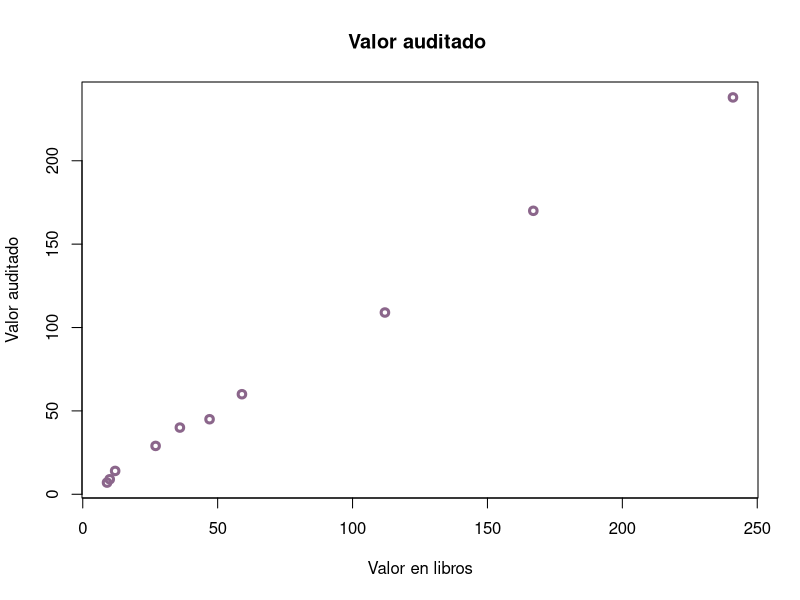
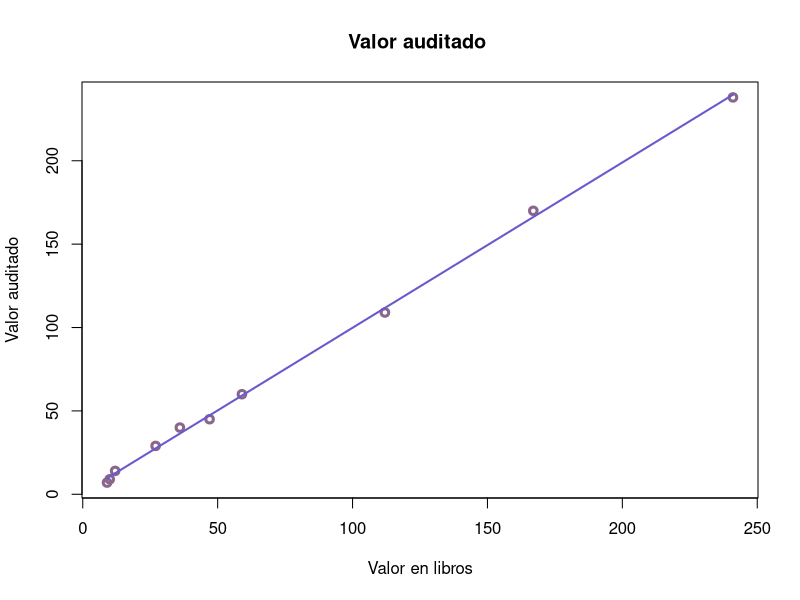
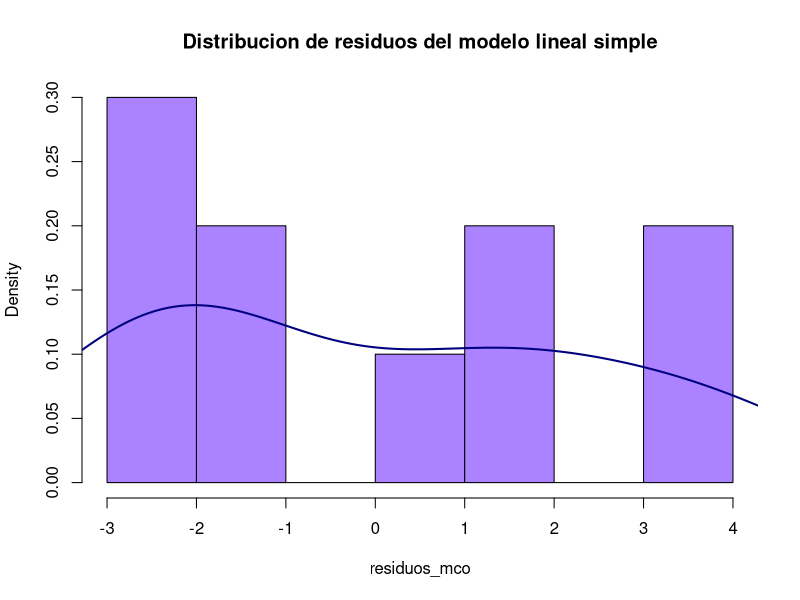

Source code (R) for these figures, in order:
## ---- chunk 1
library(knitr)

num_iter <- c(1,2,3,4,5,6,7,8,9,10)
num_audi <- c(9,14,7,29,45,109,40,238,60,170)
num_book <- c(10,12,9,27,47,112,36,241,59,167)
data_auditor <- data.frame("Item" = num_iter,
                           "Valor_auditado" = num_audi,
                           "Valor_en_libros"= num_book)
kable(data_auditor,format="markdown")
## ---- chunk 2
plot(data_auditor$Valor_en_libros, data_auditor$Valor_auditado, col="plum4", lwd=3,
main="Valor auditado ", xlab="Valor en libros", ylab="Valor auditado")
## ---- chunk 3
n <- length(data_auditor$Valor_auditado)
n
## ---- chunk 4
x_prom <- mean(data_auditor$Valor_en_libros)
x_prom
## ---- chunk 5
y_prom <- mean(data_auditor$Valor_auditado)
y_prom
## ---- chunk 6
xy_i <- sum(data_auditor$Valor_auditado*data_auditor$Valor_en_libros)
xy_i
## ---- chunk 7
x_i_2 <- sum(data_auditor$Valor_en_libros^2)
x_i_2
## ---- chunk 8
beta_0 <- ((y_prom * x_i_2) - x_prom * xy_i)/(x_i_2 - (n*(x_prom^2)))
beta_1 <- (xy_i - (n * x_prom * y_prom))/(x_i_2 - (n*(x_prom^2)))
  
beta_0
beta_1
## ---- chunk 9
mco_libros <- lm(Valor_auditado ~ Valor_en_libros,data = data_auditor)
mco_libros
## ---- chunk 10
f_mco <- function(x)
{
  0.719804+(0.991391*x)
}
x_to_predict <- data_auditor$Valor_en_libros
y_to_predict <- f_mco(x_to_predict)
plot(data_auditor$Valor_en_libros, data_auditor$Valor_auditado, col="plum4", lwd=3,
main="Valor auditado ", xlab="Valor en libros", ylab="Valor auditado")
lines(x_to_predict, y_to_predict, col="slateblue3", lwd=2)
## ---- chunk 11
residuos_mco <- data_auditor$Valor_auditado-y_to_predict
comparacion=data.frame("Reales" = data_auditor$Valor_auditado, 
                       "Ajustados" = y_to_predict,
                       "Residules" = residuos_mco)
kable(comparacion,format="markdown")
## ---- chunk 12
libros_to_predict <- data.frame(Valor_en_libros=c(100, 150, 200))  
valor_predict <- predict(mco_libros, newdata = libros_to_predict)
valor_predict
## ---- chunk 13
hist(residuos_mco, freq=FALSE ,main="Distribucion de residuos del modelo lineal simple",
col="mediumpurple1")
lines(density(residuos_mco),col="navyblue",lwd=2)
